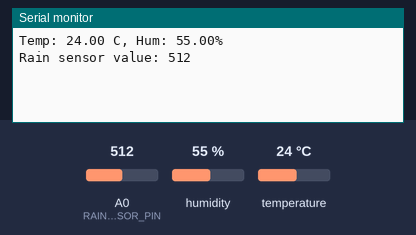
Simulated run of this sketch. Board: ESP8266 (NodeMCU). On the bench: the last lines printed to the serial monitor. The inputs (shaded band) are chosen by the test bench; at power-on: humidity 55 %, A0 (RAIN_SENSOR_PIN) = 512, temperature 24 °C. WiFi joins after 1.5 s; servers stay silent unless stated.

Above: at 3.0 s.
3.1 s: humidity set to 22 %
At 5.2 s:
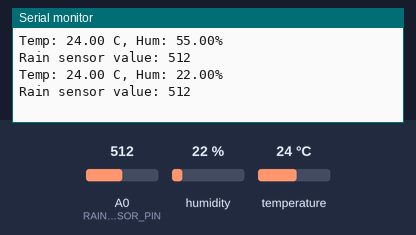
5.8 s: A0 (RAIN_SENSOR_PIN) set to 490
At 6.5 s:
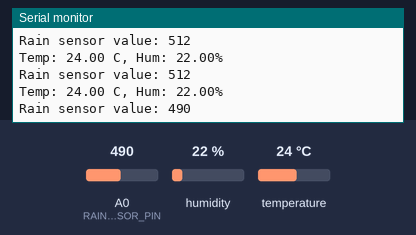
8.5 s: temperature set to 12 °C
At 10.9 s:
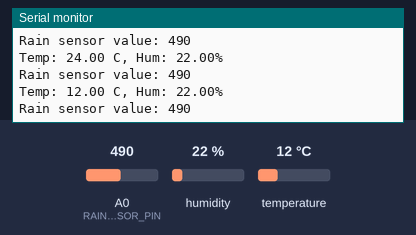
11.2 s: A0 (RAIN_SENSOR_PIN) set to 510
At 12.5 s:
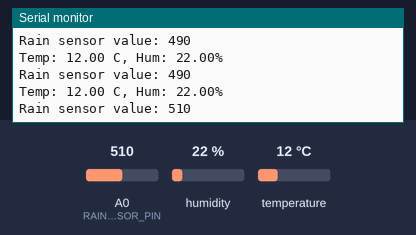
13.9 s: humidity set to 40 %
At 14.9 s:
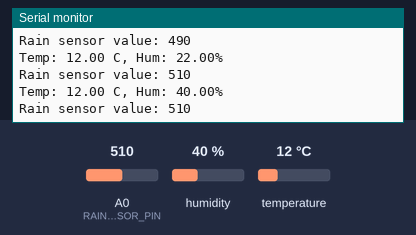
Timing chart, 0 to 16.9 s (numbered marks = the images above; inputs shaded):
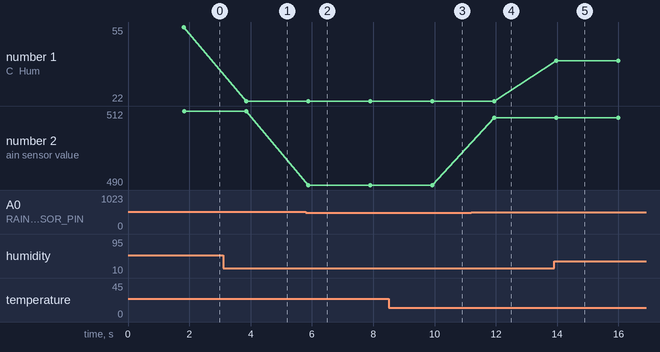

Measured:
- after the input at 3.1 s, the serial monitor: prints a new line after 0.75 s (image 1)
- after the input at 5.8 s, the serial monitor: prints a new line after 0.08 s (image 2)
- after the input at 8.5 s, the serial monitor: prints a new line after 1.4 s (image 3)
- after the input at 11.2 s, the serial monitor: prints a new line after 0.75 s (image 4)
- after the input at 13.9 s, the serial monitor: prints a new line after 0.07 s (image 5)
- plotted number 1: 55 → 22 after the input at 3.1 s, 22 → 40 after the input at 13.9 s
- plotted number 2: 512 → 490 after the input at 5.8 s, 490 → 510 after the input at 11.2 s

The sketch:

Rain_sensor_test.ino
```cpp
//replace blynk credentials
#define BLYNK_TEMPLATE_ID "TMPL37P25vRkN"
#define BLYNK_TEMPLATE_NAME "Temp and Hum with rain alert"
#define BLYNK_AUTH_TOKEN "JzjBxiWAXLv9FNezwFqYltjP5CgR8Pkt"

#include <SPI.h>
#include <ESP8266WiFi.h>
#include <BlynkSimpleEsp8266.h>

#include <DHTStable.h>
#include <Adafruit_Sensor.h>
#include "DHT.h"

#define DPIN 4        //Pin to connect DHT sensor (GPIO number) D2
#define DTYPE DHT11   // Define DHT 11 or DHT22 sensor type

#define BLYNK_PRINT Serial

#define RAIN_SENSOR_PIN A0
#define RAIN_SENSOR_THRESHOLD 500 // adjust this value based on your sensor

char ssid[] = "narzo";
char pass[] = "123456789";

DHT dht(DPIN,DTYPE);

void setup()
{
  Serial.begin(115200);
  Blynk.begin(BLYNK_AUTH_TOKEN, ssid, pass);
  dht.begin();
}

void loop()
{

    float tc = dht.readTemperature();  //Read temperature in C
    float hu = dht.readHumidity();          //Read Humidity

    Serial.print("Temp: ");
    Serial.print(tc);
    Serial.print(" C, Hum: ");
    Serial.print(hu);
    Serial.println("%");

  int sensorValue = analogRead(RAIN_SENSOR_PIN);
  Serial.print("Rain sensor value: ");
  Serial.println(sensorValue);

  if (sensorValue < RAIN_SENSOR_THRESHOLD) {
    Blynk.logEvent("rainalert");
  }

  Blynk.virtualWrite(V0, tc);
  Blynk.virtualWrite(V1, hu);

  Blynk.run();
  delay(2000);
}
```
